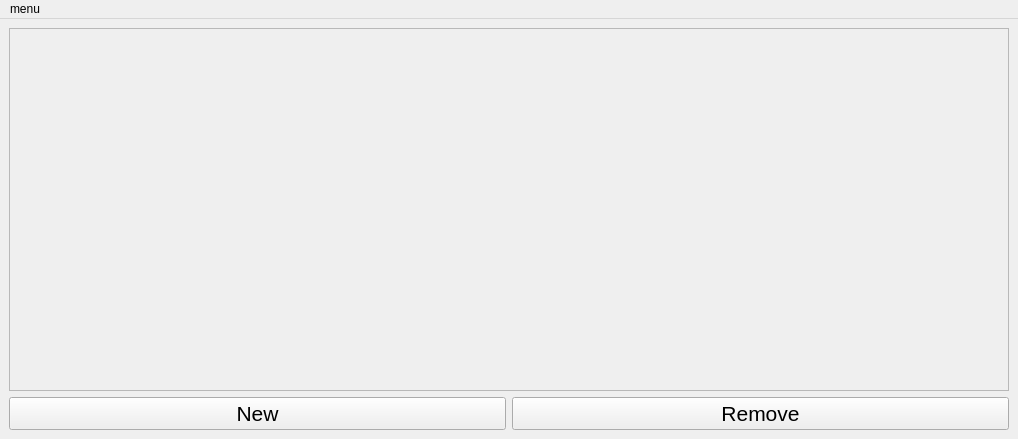
<?xml version="1.0" encoding="UTF-8"?>
<ui version="4.0">
 <class>QuizzesEditor</class>
 <widget class="QMainWindow" name="QuizzesEditor">
  <property name="geometry">
   <rect>
    <x>0</x>
    <y>0</y>
    <width>1018</width>
    <height>439</height>
   </rect>
  </property>
  <property name="windowTitle">
   <string>Quizzes Editor</string>
  </property>
  <widget class="QWidget" name="centralwidget">
   <layout class="QVBoxLayout" name="verticalLayout">
    <item>
     <widget class="QTableView" name="questionsTableView">
      <property name="enabled">
       <bool>false</bool>
      </property>
      <property name="font">
       <font>
        <pointsize>16</pointsize>
       </font>
      </property>
     </widget>
    </item>
    <item>
     <layout class="QHBoxLayout" name="horizontalLayout">
      <item>
       <widget class="QPushButton" name="NewButton">
        <property name="font">
         <font>
          <pointsize>16</pointsize>
         </font>
        </property>
        <property name="text">
         <string>New</string>
        </property>
       </widget>
      </item>
      <item>
       <widget class="QPushButton" name="RemoveButton">
        <property name="font">
         <font>
          <pointsize>16</pointsize>
         </font>
        </property>
        <property name="text">
         <string>Remove</string>
        </property>
       </widget>
      </item>
     </layout>
    </item>
   </layout>
  </widget>
  <widget class="QMenuBar" name="menubar">
   <property name="geometry">
    <rect>
     <x>0</x>
     <y>0</y>
     <width>1018</width>
     <height>21</height>
    </rect>
   </property>
   <widget class="QMenu" name="menumenu">
    <property name="title">
     <string>menu</string>
    </property>
    <addaction name="actionNew"/>
    <addaction name="actionOpen"/>
    <addaction name="actionSave"/>
    <addaction name="actionSave_as"/>
   </widget>
   <addaction name="menumenu"/>
  </widget>
  <action name="actionNew">
   <property name="text">
    <string>New</string>
   </property>
  </action>
  <action name="actionOpen">
   <property name="text">
    <string>Open</string>
   </property>
  </action>
  <action name="actionSave">
   <property name="text">
    <string>Save</string>
   </property>
  </action>
  <action name="actionSave_as">
   <property name="text">
    <string>Save as</string>
   </property>
  </action>
 </widget>
 <resources/>
 <connections/>
</ui>
